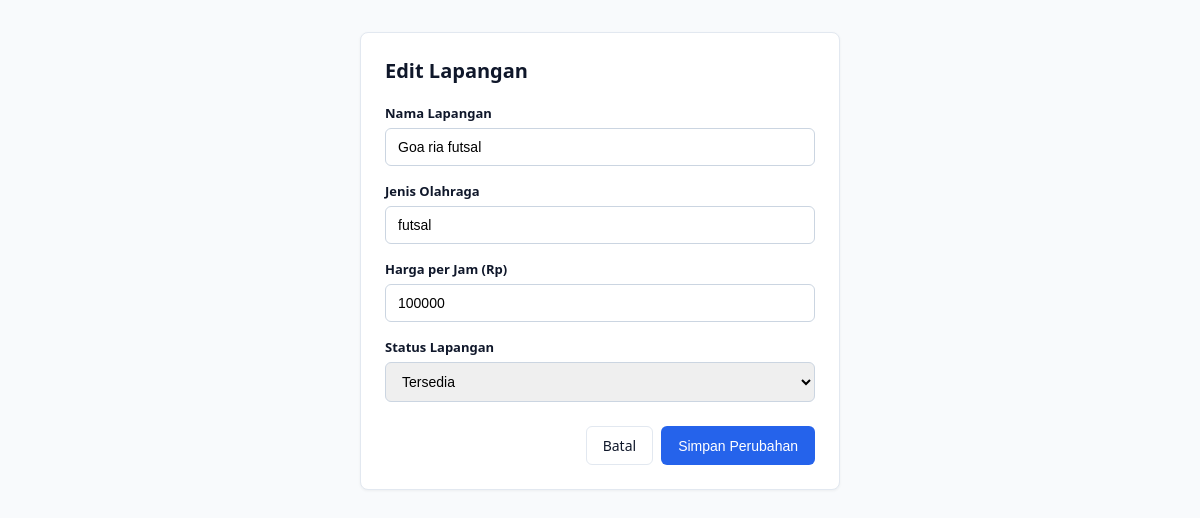
The app's page /edit_lapangan.php?id=1 with its own data.
### tables this page shows
CREATE TABLE `lapangan` (
  `id` int NOT NULL,
  `nama_lapangan` varchar(100) NOT NULL,
  `jenis` varchar(50) NOT NULL,
  `harga_per_jam` int NOT NULL,
  `status` enum('Tersedia','Maintenance') DEFAULT 'Tersedia'
);

### src/Lapangan.php (called while the page is built, shortened)
<?php
class Lapangan {
    public function cari(int $id): array|false {
        $stmt = $this->db->prepare("SELECT * FROM lapangan WHERE id = ?");
        $stmt->execute([$id]);
        return $stmt->fetch();
    }
}

### edit_lapangan.php (the view, shortened to what this page needs)
<?php
$database = new Database("localhost", "reservasi_lapangan", "root", "11223344");
$db = $database->connect();
$lapanganModel = new Lapangan($db);
$id = (int) ($_GET['id'] ?? 0);
$data = $lapanganModel->cari($id);
?>
<!DOCTYPE html>
<html lang="id">
<head>
</head>
<body>
<div class="container">
    <div class="card">
        <h1>Edit Lapangan</h1>
        <form method="POST">
            <div class="form-group">
                <label for="nama_lapangan">Nama Lapangan</label>
                <input type="text" name="nama_lapangan" id="nama_lapangan" value="<?= htmlspecialchars($data['nama_lapangan']) ?>" required>
            </div>
            <div class="form-group">
                <label for="jenis">Jenis Olahraga</label>
                <input type="text" name="jenis" id="jenis" value="<?= htmlspecialchars($data['jenis']) ?>" required>
            </div>
            <div class="form-group">
                <label for="harga_per_jam">Harga per Jam (Rp)</label>
                <input type="number" name="harga_per_jam" id="harga_per_jam" value="<?= $data['harga_per_jam'] ?>" required>
            </div>
            <div class="form-group">
                <label for="status">Status Lapangan</label>
                <select name="status" id="status">
                    <option value="Tersedia" <?= $data['status'] === 'Tersedia' ? 'selected' : '' ?>>Tersedia</option>
                </select>
            </div>
            <div class="btn-group">
                <a href="index.php" class="btn btn-outline">Batal</a>
                <button type="submit" class="btn btn-primary">Simpan Perubahan</button>
            </div>
        </form>
    </div>
</div>
</body>
</html>

### edit_lapangan.php (style rules this page uses)
:root { --bg-color: #f8fafc; --card-bg: #ffffff; --text-main: #0f172a; --text-muted: #64748b; --primary: #2563eb; --primary-hover: #1d4ed8; --border: #cbd5e1; }
* { box-sizing: border-box; margin: 0; padding: 0; }
body { font-family: system-ui, -apple-system, sans-serif; background-color: var(--bg-color); color: var(--text-main); padding: 32px 16px; }
.container { max-width: 480px; margin: 0 auto; }
.card { background: var(--card-bg); border: 1px solid #e2e8f0; border-radius: 8px; padding: 24px; box-shadow: 0 1px 3px rgba(0,0,0,0.05); }
h1 { font-size: 20px; font-weight: 700; margin-bottom: 20px; }
.form-group { margin-bottom: 16px; }
label { display: block; font-size: 13px; font-weight: 600; margin-bottom: 6px; color: var(--text-main); }
input[type="text"], input[type="number"], select { width: 100%; padding: 10px 12px; font-size: 14px; border: 1px solid var(--border); border-radius: 6px; outline: none; }
.btn-group { display: flex; gap: 8px; justify-content: flex-end; margin-top: 24px; }
.btn { padding: 9px 16px; border-radius: 6px; font-size: 14px; font-weight: 500; text-decoration: none; cursor: pointer; border: 1px solid transparent; }
.btn-primary { background: var(--primary); color: #fff; }
.btn-outline { background: #fff; border-color: #e2e8f0; color: var(--text-main); }

### records on screen
lapangan: nama_lapangan "Goa ria futsal", jenis "futsal", harga_per_jam "100000", status "Tersedia"
